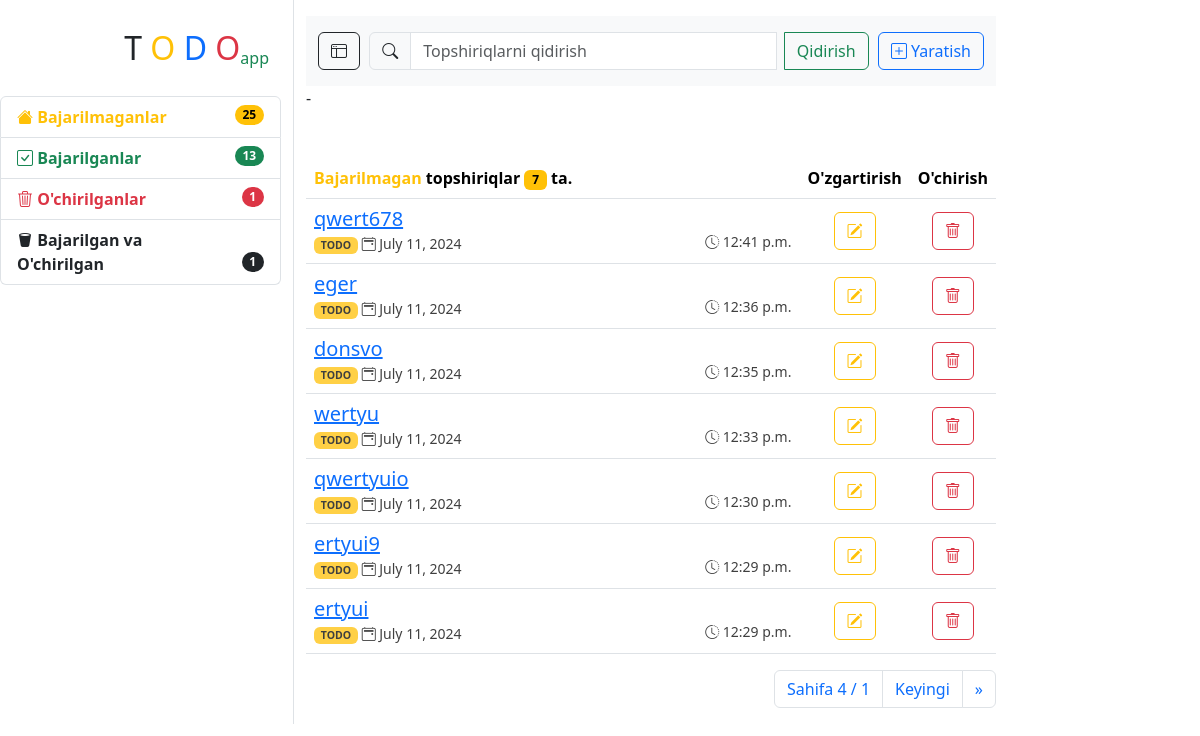
The app's page / (signed in), older data.
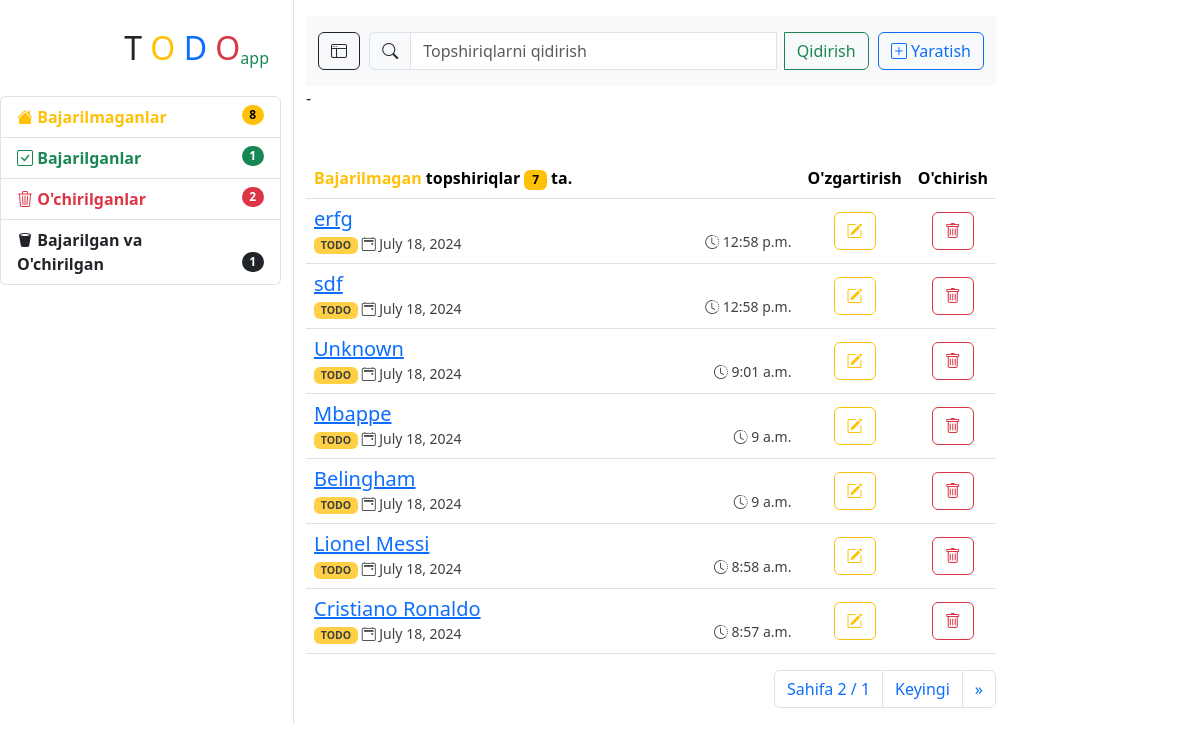
The same page, newer data.
### task/models.py (models this page shows, shortened)
class Task(models.Model):
    class Meta:
        ordering = ['-updated_at']
        verbose_name = 'Topshiriq'
        verbose_name_plural = 'Topshiriqlar'
    title = models.CharField(max_length=255, verbose_name='Sarlavha...')
    description = models.TextField(verbose_name='Tavsif:')
    is_done = models.BooleanField(default=False, verbose_name='Bajarildi')
    is_delete = models.BooleanField(default=False, verbose_name='O`chirildi')
    created_at = models.DateTimeField(auto_now_add=True)
    updated_at = models.DateTimeField(auto_now=True)
    objects = Manager() #Task.objects.all()
    todo = TaskTodoManager()
    done = TaskDoneManager() #Task.done.all()
    delete = TaskDeleteManager() #Task.delete.all()
    done_delete = TaskDoneDeleteManager() #Task.done_delete.all()
    @property
    def status(self):
        code = "DONE & DELETE" if self.is_done and self.is_delete else "DONE" if self.is_done else "DELETE" if self.is_delete else "TODO"
        return code
    @property
    def css_class(self):
        cls = "dark" if self.is_done and self.is_delete else "success" if self.is_done else "danger" if self.is_delete else "warning"
        return cls

### task/views.py (the view)
# urls.py: path('', home_view, name='home_view'),
@login_required
def home_view(request):
    return task_view(request, 'Bajarilmagan', 'TODO', 'warning')

### task/forms.py
class TaskForm(forms.ModelForm):
    class Meta:
        model = Task
        fields = ['title', 'description', 'is_done', 'is_delete']
        widgets = {
            'title': forms.TextInput(attrs={'class': 'form-control', 'placeholder': 'Sarlavha...'}),
            'description': forms.Textarea(attrs={'class': 'form-control', 'rows': 7, 'placeholder': 'Tavsif...'}),
            'is_done': forms.CheckboxInput(attrs={'class': 'form-check-input'}),
            'is_delete': forms.CheckboxInput(attrs={'class': 'form-check-input'}),
        }

### task/managers.py (called while the page is built)
    def get_queryset(self):
        return super().get_queryset().filter(is_done=False, is_delete=False)

    def get_queryset(self):
        return super().get_queryset().filter(is_done=True, is_delete=False)

    def get_queryset(self):
        return super().get_queryset().filter(is_done=False, is_delete=True)

    def get_queryset(self):
        return super().get_queryset().filter(is_done=True, is_delete=True)

### task/views.py (called while the page is built)
def task_view(request, sms, code, css_class):
    if code == 'TODO':
        tasks = Task.todo.all()
    elif code == 'DONE':
        tasks = Task.done.all()
    elif code == 'DELETE':
        tasks = Task.delete.all()
    elif code == 'DONE & DELETE':
        tasks = Task.done_delete.all()
    else:
        tasks = Task.objects.none()
    form = TaskForm()
    paginator = Paginator(tasks, 7)
    page_number = request.GET.get('page')
    tasks = paginator.get_page(page_number)
    context = {
        'tasks': tasks,
        'form': form,
        'sms': sms,
        'task_code': code,
        'class': css_class,
        'todo_count': Task.todo.all().count(),
        'done_count': Task.done.all().count(),
        'delete_count': Task.delete.all().count(),
        'done_deleted_count': Task.done_delete.all().count(),
    }
    return render(request, 'task/index.html', context)

### templates/task/index.html (shortened to what this page needs)
{% extends '_base.html' %}
{% load static %}
{% block content %}
    {% include 'task/navbar.html' %}
    {% include 'task/modal_detail.html' %}
    {% if tasks %}
        <table class="table table-hover mt-5">
            <thead>
            <tr>
                <th class="w-75" scope="col"><span class="text-{{ class }}">{{ sms }} </span> topshiriqlar <b
                        class="badge text-bg-{{ class }}">
                    {{ tasks|length }}
                </b> ta.
                </th>
                <th class="text-center" scope="col">O'zgartirish</th>
                {% if task_code != "DELETE" and task_code != "DONE & DELETE" %}
                    <th class="text-center" scope="col">O'chirish</th>
                {% endif %}
            </tr>
            </thead>
            <tbody>
            {% for task in tasks %}
                <tr>
                    <td class="align-middle" data-bs-toggle="modal" data-bs-target="#exampleModalDetail"
                        data-task-id="{{ task.id }}"
                        data-task-title="{{ task.title }}"
                        data-task-description="{{ task.description }}"
                        data-task-done="{{ task.is_done }}"
                        data-task-deleted="{{ task.is_delete }}"
                        data-task-created="{{ task.created_at }}"
                        data-task-updated="{{ task.updated_at }}">
                        <h5 class="card-title">
                            <a href="#">
                                {{ task.title|truncatechars:40 }}
                            </a>
                        </h5>
                        <div class="align-middle">
                            <small class="opacity-75">
                                <span class="badge text-bg-{{ task.css_class }}">{{ task.status }}</span>
                                <i class="bi bi-calendar2-event"></i>
                                {{ task.updated_at| date }}</small>
                            <small class="float-end opacity-75">
                                <i class="bi bi-clock-history"></i>
                                {{ task.updated_at | time }}</small>
                        </div>
                    </td>
                    <td class="text-center align-middle">
                        <button type="submit" class="btn btn-outline-warning" data-bs-toggle="modal"
                                data-bs-target="#exampleModalEdit"
                                data-task-id="{{ task.id }}"
                                data-task-title="{{ task.title }}"
                                data-task-description="{{ task.description }}"
                                data-task-done="{{ task.is_done }}"
                                data-task-deleted="{{ task.is_delete }}">
                            <i class="bi bi-pencil-square"></i>
                        </button>
                    </td>
                    {% if task.status != 'DELETE' and task.status != 'DONE & DELETE' %}
                        <td class="text-center align-middle">
                            <button type="submit" class="btn btn-outline-danger" data-bs-toggle="modal"
                                    data-bs-target="#exampleModalDelete"
                                    data-task-id="{{ task.id }}">
                                <i class="bi bi-trash"></i>
                            </button>
                        </td>
                    {% endif %}
                </tr>
            {% endfor %}
            </tbody>
        </table>
        {% include 'task/pagenation.html' %}
    {% else %}
        <div>
            <h1>Hechqanday malumot topilmadi !</h1>
            <a href="{% url 'home_view' %}">Bosh sahifaga o`tish</a>
        </div>
    {% endif %}
{% endblock %}

### templates/_base.html (shortened to what this page needs)
<!doctype html>
<html lang="en">
<head>
    {% load static %}
    <link href="https://cdn.jsdelivr.net/npm/bootstrap@5.3.3/dist/css/bootstrap.min.css" rel="stylesheet"
>
    <link rel="stylesheet" href="https://cdn.jsdelivr.net/npm/bootstrap-icons@1.11.3/font/bootstrap-icons.min.css">
</head>
<body>
<div class="row">
    <div class="col-3 border-end mh-100">
        <div class="d-flex flex-column">
            <div class="container">
                <span class="fw-medium fs-2 float-end mt-4">
                    <span class="text-dark">T</span>
                    <span class="text-warning">O</span>
                    <span class="text-primary">D</span>
                    <span class="text-danger">O<sub class="fs-6 text-success">app</sub></span>
                </span>
            </div>
            <div class="">
                {% include 'task/sidebar.html' %}
            </div>
        </div>
    </div>
    <div class="col-7">
        {% block content %}
        {% endblock %}
    </div>
    <div class="col-2">
    </div>
</div>
</body>
</html>

### templates/task/sidebar.html (shortened to what this page needs)
{% load static %}
<div class="offcanvas-body fw-semibold float-end mt-4">
    <ul class="list-group">
        <li class="list-group-item d-flex justify-content-between align-items-center">
            <a href="{% url 'home_view' %}"
               class="w-100 link-offset-2 link-underline link-underline-opacity-0 link-warning">
                <span><i class="bi bi-house-fill"></i> Bajarilmaganlar</span>
                <span class="badge text-bg-warning rounded-pill float-end bg-warning">{{ todo_count }}</span>
            </a>
        </li>
        <li class="list-group-item d-flex justify-content-between align-items-center">
            <a href="{% url 'task_done_view' %}"
               class="w-100 link-offset-2 link-underline link-underline-opacity-0 link-success">
                <span><i class="bi bi-check-square"></i> Bajarilganlar</span>
                <span class="badge text-bg-primary rounded-pill float-end bg-success">{{ done_count }}</span>
            </a>
        </li>
        <li class="list-group-item d-flex justify-content-between align-items-center">
            <a href="{% url 'task_delete_view' %}"
               class="w-100 link-offset-2 link-underline link-underline-opacity-0 link-danger">
                <span><i class="bi bi-trash3"></i> O'chirilganlar</span>
                <span class="badge text-bg-primary rounded-pill float-end bg-danger">{{ delete_count }}</span>
            </a>
        </li>
        <li class="list-group-item d-flex justify-content-between align-items-center">
            <a href="{% url 'done_deleted_task_view' %}"
               class="w-100 link-offset-2 link-underline link-underline-opacity-0 link-dark">
                <span style="margin-right: 60px;"><i class="bi bi-trash2-fill"></i> Bajarilgan va O'chirilgan</span>
                <span class="badge text-bg-primary rounded-pill float-end bg-dark">{{ done_deleted_count }}</span>
            </a>
        </li>
    </ul>
</div>

### templates/task/navbar.html (shortened to what this page needs)
<nav class="navbar navbar-expand-lg bg-body-tertiary sticky-top mt-3 py-3">
    <div class="container-fluid">
        <div class="collapse navbar-collapse d-flex justify-content-between" id="navbarTogglerDemo01">
            <button class="btn btn-outline-dark float-end " type="button" data-bs-toggle="offcanvas"
                    data-bs-target="#offcanvasWithBothOptions"
                    aria-controls="offcanvasWithBothOptions">
                <i class="bi bi-window-sidebar"></i>
            </button>
            <form method="POST" action="{% url 'search-task' %}" class="d-flex w-75" role="search">
                <div class="input-group">
                    <label for="in" class="input-group-text" id="basic-addon1"><i class="bi bi-search"></i></label>
                    <input class="form-control me-2" type="search" placeholder="Topshiriqlarni qidirish"
                           aria-label="Search" name="search" id="in" value="{{ search }}" required>
                    <button class="btn btn-outline-success" type="submit">Qidirish</button>
                </div>
            </form>
            <button type="button" class="btn btn-outline-primary " data-bs-toggle="modal"
                    data-bs-target="#exampleCreateModal">
                <i class="bi bi-plus-square"></i> Yaratish
            </button>
        </div>
    </div>
</nav>

### templates/task/modal_detail.html (shortened to what this page needs)
-

### templates/task/pagenation.html (shortened to what this page needs)
<nav aria-label="Page navigation example" class="float-end">
    <ul class="pagination">
        <li class="page-item">
            <a class="page-link" href="#">Sahifa {{ tasks.paginator.num_pages }} / {{ tasks.number }}</a>
        </li>
        {% if tasks.has_next %}
            <li class="page-item">
                <a class="page-link" href="?page={{ tasks.next_page_number }}&search={{ search }}" aria-label="Next">
                    Keyingi
                </a>
            </li>
            <li class="page-item">
                <a class="page-link" href="?page={{ tasks.paginator.num_pages }}&search={{ search }}" aria-hidden="true">&raquo;</a>
            </li>
        {% endif %}
    </ul>
</nav>

Row changes from the older to the newer data that the page shows:
removed Task: title "qwert678", status "TODO", updated_at "July 11, 2024", updated_at "12:41 p.m."
removed Task: title "eger", status "TODO", updated_at "July 11, 2024", updated_at "12:36 p.m."
removed Task: title "donsvo", status "TODO", updated_at "July 11, 2024", updated_at "12:35 p.m."
removed Task: title "wertyu", status "TODO", updated_at "July 11, 2024", updated_at "12:33 p.m."
removed Task: title "qwertyuio", status "TODO", updated_at "July 11, 2024", updated_at "12:30 p.m."
removed Task: title "ertyui9", status "TODO", updated_at "July 11, 2024", updated_at "12:29 p.m."
removed Task: title "ertyui", status "TODO", updated_at "July 11, 2024", updated_at "12:29 p.m."
added Task: title "erfg", status "TODO", updated_at "July 18, 2024", updated_at "12:58 p.m."
added Task: title "sdf", status "TODO", updated_at "July 18, 2024", updated_at "12:58 p.m."
added Task: title "Unknown", status "TODO", updated_at "July 18, 2024", updated_at "9:01 a.m."
added Task: title "Mbappe", status "TODO", updated_at "July 18, 2024", updated_at "9 a.m."
added Task: title "Belingham", status "TODO", updated_at "July 18, 2024", updated_at "9 a.m."
added Task: title "Lionel Messi", status "TODO", updated_at "July 18, 2024", updated_at "8:58 a.m."
added Task: title "Cristiano Ronaldo", status "TODO", updated_at "July 18, 2024", updated_at "8:57 a.m."
Text that changed along with them:
{{ todo_count }}: "25" → "8"
{{ done_count }}: "13" → "1"
{{ delete_count }}: "1" → "2"
{{ tasks.paginator.num_pages }}: "4" → "2"
